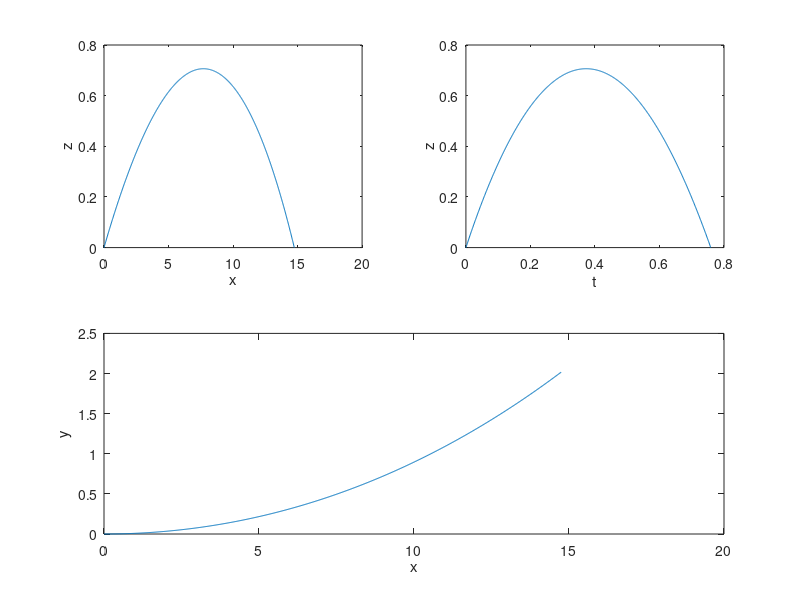
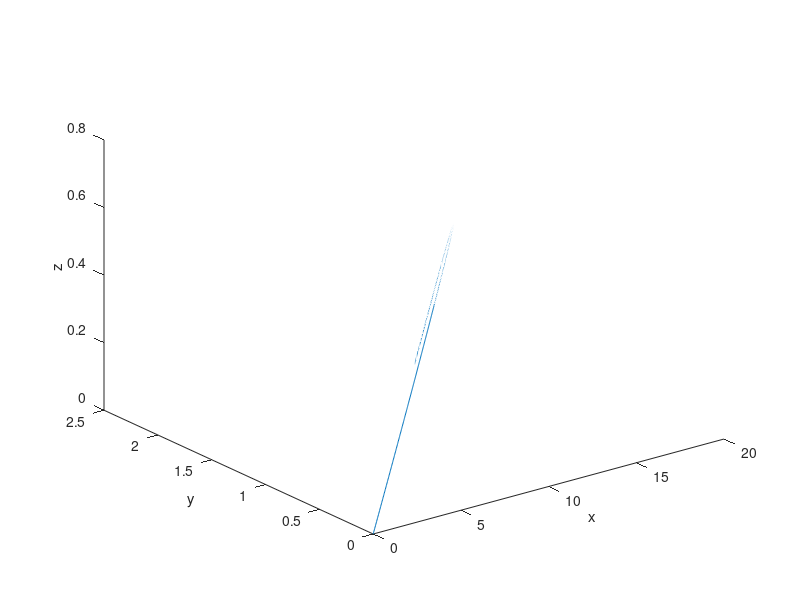

Reproduce these figures in MATLAB, in order.
clc
clear all
close all

% Lancamento segundo xx, zz vertical

% Input que pode ser modificado
wz_rpm=+600;
v0=80/3.6;
ang0=10;
% Calculos auxiliares
wz = wz_rpm*2*pi/60;
w_vec = [0 0 wz];

% Metodo de Euler
h=0.001;
tfin=2;
% tfin nao tem que ser multiplo de h (t nao chega a tfin)

% Constantes do problema
g=[0 0 -9.8];
rho=1.225; 
m=0.450; 
R=0.70/2/pi; 
A=pi*R^2; 
CM=1; 
B=CM*rho*A*R/2;

% Iniciar Variaveis
t=0:h:tfin;
N=numel(t);
r_vec=zeros(N,3); % Vetor posicao
v_vec=zeros(N,3);
v_vec(1,:)=[v0*cosd(ang0) 0 v0*sind(ang0)];


for k=1:N-1
    v=norm(v_vec(k,:));
    if v<= 9
        aux=0.015*v^2;
    elseif v>20
        aux=-4.025+0.323*v;
    else
        aux=0.25147+0.17431*v-0.01384*v^2+0.00054*v^3;
    end
    
    FD=-aux/v*v_vec(k,:);
    FL=B*cross(w_vec,v_vec(k,:));
    
    a=(FD+FL)/m+g;

    v_vec(k+1,:)=v_vec(k,:)+a*h;
    r_vec(k+1,:)=r_vec(k,:)+v_vec(k,:)*h;
    
    if r_vec(k+1,3)<0 
        break
    end    
end

% Elimina os zeros finais
t=t(1:k+1);
r_vec=r_vec(1:k+1,:);
v_vec=v_vec(1:k+1,:);

% Alcance
t_alc=interp1(r_vec(k:k+1,3),t(k:k+1),0,'linear');
v_alc=interp1(r_vec(k:k+1,3),v_vec(k:k+1,:),0,'linear');
r_alc=interp1(r_vec(k:k+1,3),r_vec(k:k+1,:),0,'linear');
fprintf('Distancia percorrida segundo x = %f m\n', r_alc(1))
fprintf('Desvio lateral para a esquerda = %f m\n\n', r_alc(2))

% Acerta alguns pontos finais para graficos
t(end)=t_alc;
r_vec(end,:)=r_alc;
v_vec(end,:)=v_alc;

figure(1)
subplot(2,1,2)
plot(r_vec(:,1),r_vec(:,2))
xlabel('x');ylabel('y')
subplot(2,2,1)
plot(r_vec(:,1),r_vec(:,3))
xlabel('x');ylabel('z')
subplot(2,2,2)
plot(t,r_vec(:,3))
xlabel('t');ylabel('z')

figure(2)
plot3(r_vec(:,1),r_vec(:,2),r_vec(:,3))
xlabel('x');ylabel('y');zlabel('z')